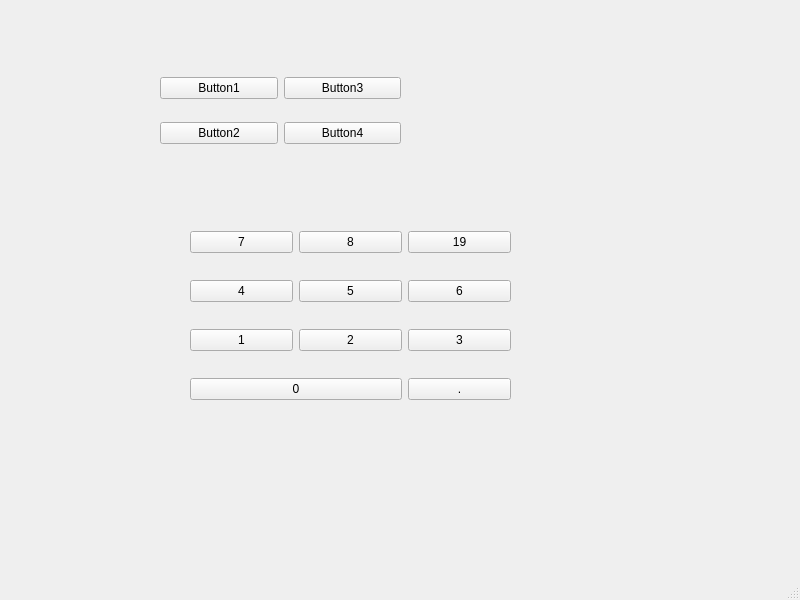
<?xml version="1.0" encoding="UTF-8"?>
<ui version="4.0">
 <class>MainWindow</class>
 <widget class="QMainWindow" name="MainWindow">
  <property name="geometry">
   <rect>
    <x>0</x>
    <y>0</y>
    <width>800</width>
    <height>600</height>
   </rect>
  </property>
  <property name="windowTitle">
   <string>MainWindow</string>
  </property>
  <widget class="QWidget" name="centralwidget">
   <widget class="QWidget" name="">
    <property name="geometry">
     <rect>
      <x>160</x>
      <y>60</y>
      <width>241</width>
      <height>101</height>
     </rect>
    </property>
    <layout class="QGridLayout" name="gridLayout">
     <item row="0" column="0">
      <widget class="QPushButton" name="pushButton">
       <property name="text">
        <string>Button1</string>
       </property>
      </widget>
     </item>
     <item row="0" column="1">
      <widget class="QPushButton" name="pushButton_2">
       <property name="text">
        <string>Button3</string>
       </property>
      </widget>
     </item>
     <item row="1" column="0">
      <widget class="QPushButton" name="pushButton_3">
       <property name="text">
        <string>Button2</string>
       </property>
      </widget>
     </item>
     <item row="1" column="1">
      <widget class="QPushButton" name="pushButton_5">
       <property name="text">
        <string>Button4</string>
       </property>
      </widget>
     </item>
    </layout>
   </widget>
   <widget class="QWidget" name="">
    <property name="geometry">
     <rect>
      <x>190</x>
      <y>210</y>
      <width>321</width>
      <height>211</height>
     </rect>
    </property>
    <layout class="QGridLayout" name="gridLayout_2">
     <item row="0" column="0">
      <widget class="QPushButton" name="pushButton_4">
       <property name="text">
        <string>7</string>
       </property>
      </widget>
     </item>
     <item row="0" column="1">
      <widget class="QPushButton" name="pushButton_6">
       <property name="text">
        <string>8</string>
       </property>
      </widget>
     </item>
     <item row="0" column="2">
      <widget class="QPushButton" name="pushButton_7">
       <property name="text">
        <string>19</string>
       </property>
      </widget>
     </item>
     <item row="1" column="0">
      <widget class="QPushButton" name="pushButton_13">
       <property name="text">
        <string>4</string>
       </property>
      </widget>
     </item>
     <item row="1" column="1">
      <widget class="QPushButton" name="pushButton_8">
       <property name="text">
        <string>5</string>
       </property>
      </widget>
     </item>
     <item row="1" column="2">
      <widget class="QPushButton" name="pushButton_11">
       <property name="text">
        <string>6</string>
       </property>
      </widget>
     </item>
     <item row="2" column="0">
      <widget class="QPushButton" name="pushButton_12">
       <property name="text">
        <string>1</string>
       </property>
      </widget>
     </item>
     <item row="2" column="1">
      <widget class="QPushButton" name="pushButton_9">
       <property name="text">
        <string>2</string>
       </property>
      </widget>
     </item>
     <item row="2" column="2">
      <widget class="QPushButton" name="pushButton_10">
       <property name="text">
        <string>3</string>
       </property>
      </widget>
     </item>
     <item row="3" column="0" colspan="2">
      <widget class="QPushButton" name="pushButton_15">
       <property name="text">
        <string>0</string>
       </property>
      </widget>
     </item>
     <item row="3" column="2">
      <widget class="QPushButton" name="pushButton_14">
       <property name="text">
        <string>.</string>
       </property>
      </widget>
     </item>
    </layout>
   </widget>
  </widget>
  <widget class="QMenuBar" name="menubar">
   <property name="geometry">
    <rect>
     <x>0</x>
     <y>0</y>
     <width>800</width>
     <height>23</height>
    </rect>
   </property>
  </widget>
  <widget class="QStatusBar" name="statusbar"/>
 </widget>
 <resources/>
 <connections/>
</ui>
